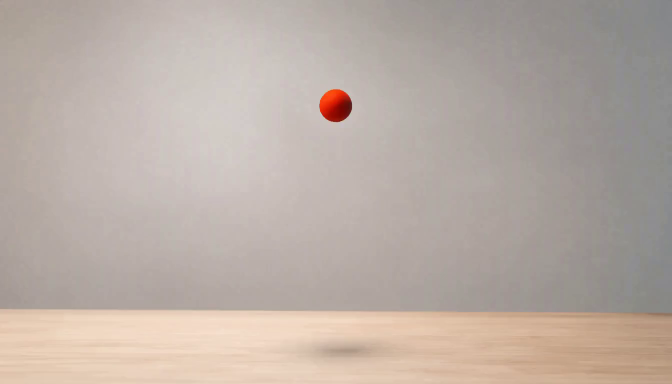
#> input picture v3/g1/P1/first_frame.png, 1344 x 768 px (shown at 1/2 size); its folder holds only this picture in this run
$ python -i g7_cv_common.py   (imports and definitions only)   (older library calls are emulated)
#> lines starting #> are read from the running program, lines starting #| are printed output that depends on the picture
#> further down, picture is the input picture: shape (768, 1344, 3); mean B, G, R 165.1, 173.1, 185.4
"""Shared deterministic computer-vision helpers for Group 7 evaluators.

This module deliberately contains no learned detector and never calls a VLM.
All image evidence comes from OpenCV/Numpy operations whose intermediate
results can be written to the evaluator debug directory.
"""
from __future__ import annotations

import json
import math
from pathlib import Path
from typing import Any, Iterable, Sequence

import cv2
import numpy as np


class MeasurementFailure(RuntimeError):
    """A named, machine-readable extraction failure."""

    # [95 lines left out: functions __init__, jsonable, result, validate_and_resize_frames, not called in this run]


def _disk_mask(shape: tuple[int, int], center: tuple[float, float], radius: float) -> np.ndarray:
    yy, xx = np.ogrid[: shape[0], : shape[1]]
    return (xx - center[0]) ** 2 + (yy - center[1]) ** 2 <= radius**2


def _circle_edge_score(gray: np.ndarray, x: float, y: float, radius: float) -> float:
    gx = cv2.Sobel(gray, cv2.CV_32F, 1, 0, ksize=3)
    gy = cv2.Sobel(gray, cv2.CV_32F, 0, 1, ksize=3)
    mag = cv2.magnitude(gx, gy)
    h, w = gray.shape
    x0, x1 = max(0, int(x - 1.5 * radius)), min(w, int(x + 1.5 * radius + 1))
    y0, y1 = max(0, int(y - 1.5 * radius)), min(h, int(y + 1.5 * radius + 1))
    if x1 <= x0 or y1 <= y0:
        return 0.0
    yy, xx = np.ogrid[y0:y1, x0:x1]
    rr = np.hypot(xx - x, yy - y)
    edge = (rr >= 0.85 * radius) & (rr <= 1.15 * radius)
    local = rr <= 1.4 * radius
    if edge.sum() < 8:
        return 0.0
    denom = float(np.median(mag[y0:y1, x0:x1][local])) + 1.0
    return float(np.median(mag[y0:y1, x0:x1][edge]) / denom)


def detect_circle_candidates(
    frame: np.ndarray,
    *,
    min_radius_fraction: float = 0.012,
    max_radius_fraction: float = 0.11,
    max_candidates: int = 32,
) -> list[dict[str, float]]:
    """Return NMS-filtered Hough circle proposals with deterministic scores."""
#> called with min_radius_fraction = 0.012, max_radius_fraction = 0.11, max_candidates = 32

    gray = cv2.cvtColor(frame, cv2.COLOR_BGR2GRAY)
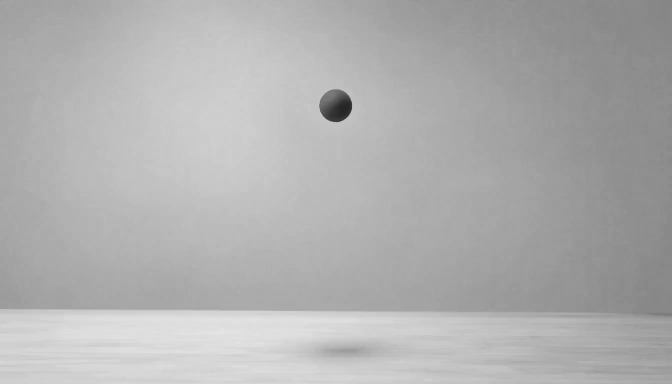
#> gray: shape (768, 1344) (shown at 1/2 size); min 33, max 230, mean 175.9
    gray = cv2.medianBlur(gray, 5)
    h, w = gray.shape
#> h = 768; w = 1344
    dim = min(h, w)
#> dim = 768
    min_radius = max(6, int(round(dim * min_radius_fraction)))
#> min_radius = 9
    max_radius = max(min_radius + 2, int(round(dim * max_radius_fraction)))
#> max_radius = 84
    found: list[np.ndarray] = []
    for param2 in (25, 21, 18):
        circles = cv2.HoughCircles(
            gray,
            cv2.HOUGH_GRADIENT,
            dp=1.2,
            minDist=max(12, int(dim * 0.025)),
            param1=120,
            param2=param2,
            minRadius=min_radius,
            maxRadius=max_radius,
        )
        if circles is not None:
            found.extend(circles[0])
        if len(found) >= 8:
            break
#> after the loop, found = [[671.4, 210.6, 33.24], [671.4, 210.6, 33.24], [671.4, 210.6, 33.24]]
    proposals: list[dict[str, float]] = []
    for raw in found:
        x, y, radius = (float(raw[0]), float(raw[1]), float(raw[2]))
        if x - radius < 1 or y - radius < 1 or x + radius >= w - 1 or y + radius >= h - 1:
            continue
        score = _circle_edge_score(gray, x, y, radius)
        duplicate = False
        for prior in proposals:
            distance = math.hypot(x - prior["x"], y - prior["y"])
            if distance < 0.42 * min(radius, prior["r"]):
                duplicate = True
                if score > prior["edge_score"]:
                    prior.update(x=x, y=y, r=radius, edge_score=score)
                break
        if not duplicate:
            proposals.append({"x": x, "y": y, "r": radius, "edge_score": score})
#> this loop made 3 passes
#> pass 1, in _circle_edge_score, `gy = cv2.Sobel(gray, cv2.CV_32F, 0, 1, ksize=3)`:
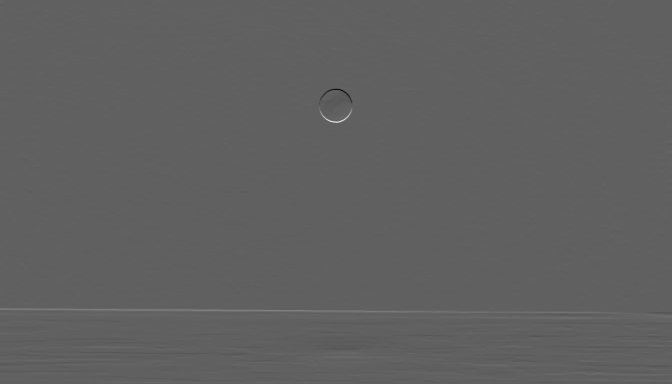
#> gy: shape (768, 1344) float32 (shown at 1/2 size); min -313, max 514, mean 0.4; drawn with min black and max white
#> pass 1, in _circle_edge_score, `mag = cv2.magnitude(gx, gy)`:
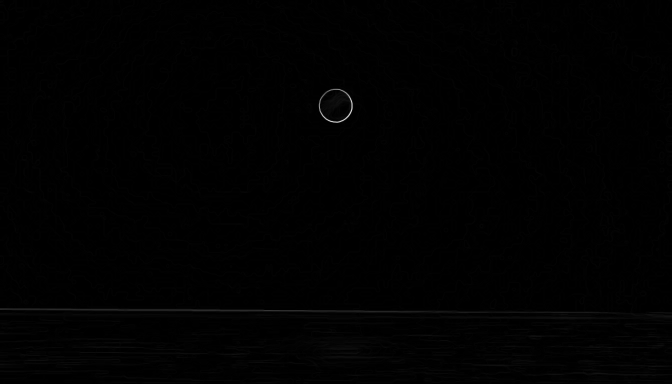
#> mag: shape (768, 1344) float32 (shown at 1/2 size); min 0, max 552.7, mean 2.8; drawn with min black and max white
#> pass 1, in _circle_edge_score, `rr = np.hypot(xx - x, yy - y)`:
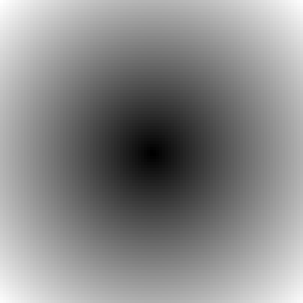
#> rr: shape (101, 101) float64 (shown 3 times larger); min 0.566, max 71.42, mean 38.6; drawn with min black and max white
#> after the loop, prior = {'x': 671.4, 'y': 210.6, 'r': 33.24, 'edge_score': 2.13}; proposals = 1 item
    proposals.sort(key=lambda item: item["edge_score"], reverse=True)
    return proposals[:max_candidates]


# [366 lines left out: functions annularity_score, select_circle_pair, _tracking_representation, track_template_circle, longest_false_run, interpolate_track and 6 more, not called in this run]

>>> import cv2
>>> picture = cv2.imread('../g1/P1/first_frame.png')
>>> result = detect_circle_candidates(picture)
#> result = 1 item
